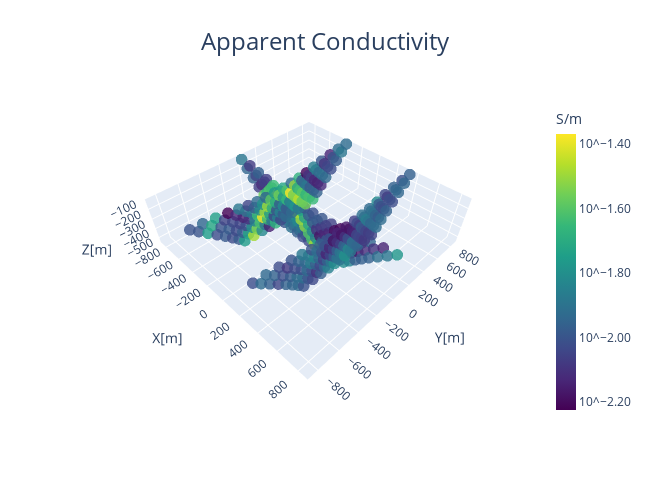

Here is the notebook cell this chart was saved with:
### Markdown cell above
### load the data and setup simulation

### Code cell
import os
import numpy as np
import matplotlib as mpl
import matplotlib.pyplot as plt
import tarfile

from discretize import TreeMesh
from discretize.utils import refine_tree_xyz, active_from_xyz

from SimPEG.utils import model_builder
from SimPEG.utils.io_utils.io_utils_electromagnetics import read_dcip_xyz
from SimPEG import (
    data,
    maps,
    data_misfit,
    regularization,
    optimization,
    inverse_problem,
    inversion,
    directives,
    utils,
)
from SimPEG.electromagnetics.static import resistivity as dc
from SimPEG.electromagnetics.static.utils.static_utils import (
    apparent_resistivity_from_voltage,
)

# To plot DC/IP data in 3D, the user must have the plotly package
try:
    import plotly
    from SimPEG.electromagnetics.static.utils.static_utils import plot_3d_pseudosection

    has_plotly = True
except ImportError:
    has_plotly = False
    pass

try:
    from pymatsolver import Pardiso as Solver
except ImportError:
    from SimPEG import SolverLU as Solver

mpl.rcParams.update({"font.size": 16})

# sphinx_gallery_thumbnail_number = 3

# storage bucket where we have the data
data_source = "https://storage.googleapis.com/simpeg/doc-assets/dcr3d.tar.gz"

# download the data
downloaded_data = utils.download(data_source, overwrite=True)

# unzip the tarfile
tar = tarfile.open(downloaded_data, "r")
tar.extractall()
tar.close()

# path to the directory containing our data
dir_path = downloaded_data.split(".")[0] + os.path.sep

# files to work with
topo_filename = dir_path + "topo_xyz.txt"
dc_data_filename = dir_path + "dc_data.xyz"

topo_xyz = np.loadtxt(str(topo_filename))

dc_data = read_dcip_xyz(
    dc_data_filename,
    "volt",
    data_header="V/A",
    uncertainties_header="UNCERT",
    is_surface_data=False,
)

# Convert predicted data to apparent conductivities
apparent_conductivity = 1 / apparent_resistivity_from_voltage(
    dc_data.survey,
    dc_data.dobs,
)

if has_plotly:
    fig = plot_3d_pseudosection(
        dc_data.survey,
        apparent_conductivity,
        scale="log",
        units="S/m",
        plane_distance=15,
    )

    fig.update_layout(
        title_text="Apparent Conductivity",
        title_x=0.5,
        title_font_size=24,
        width=650,
        height=500,
        scene_camera=dict(
            center=dict(x=0, y=0, z=-0.4), eye=dict(x=1.5, y=-1.5, z=1.8)
        ),
    )

    plotly.io.show(fig)

else:
    print("INSTALL 'PLOTLY' TO VISUALIZE 3D PSEUDOSECTIONS")

dc_data.standard_deviation = 0.1 * np.abs(dc_data.dobs)

dh = 25.0  # base cell width
dom_width_x = 6000.0  # domain width x
dom_width_y = 6000.0  # domain width y
dom_width_z = 4000.0  # domain width z
nbcx = 2 ** int(np.round(np.log(dom_width_x / dh) / np.log(2.0)))  # num. base cells x
nbcy = 2 ** int(np.round(np.log(dom_width_y / dh) / np.log(2.0)))  # num. base cells y
nbcz = 2 ** int(np.round(np.log(dom_width_z / dh) / np.log(2.0)))  # num. base cells z

# Define the base mesh
hx = [(dh, nbcx)]
hy = [(dh, nbcy)]
hz = [(dh, nbcz)]
mesh = TreeMesh([hx, hy, hz], x0="CCN")

# Mesh refinement based on topography
k = np.sqrt(np.sum(topo_xyz[:, 0:2] ** 2, axis=1)) < 1200
mesh = refine_tree_xyz(
    mesh, topo_xyz[k, :], octree_levels=[0, 6, 8], method="surface", finalize=False
)

# Mesh refinement near sources and receivers.
electrode_locations = np.r_[
    dc_data.survey.locations_a,
    dc_data.survey.locations_b,
    dc_data.survey.locations_m,
    dc_data.survey.locations_n,
]
unique_locations = np.unique(electrode_locations, axis=0)
mesh = refine_tree_xyz(
    mesh, unique_locations, octree_levels=[4, 6, 4], method="radial", finalize=False
)

# Finalize the mesh
mesh.finalize()

# Find cells that lie below surface topography
ind_active = active_from_xyz(mesh, topo_xyz)

# Extract survey from data object
dc_survey = dc_data.survey

# Shift electrodes to the surface of discretized topography
dc_survey.drape_electrodes_on_topography(mesh, ind_active, option="top")

# Reset survey in data object
dc_data.survey = dc_survey

# Define conductivity model in S/m (or resistivity model in Ohm m)
air_conductivity = np.log(1e-8)
background_conductivity = np.log(1e-2)

# Define the mapping from active cells to the entire domain
active_map = maps.InjectActiveCells(mesh, ind_active, np.exp(air_conductivity))
nC = int(ind_active.sum())

# Define the mapping from the model to the conductivity of the entire domain
conductivity_map = active_map * maps.ExpMap()

# Define starting model
starting_conductivity_model = background_conductivity * np.ones(nC)

dc_simulation = dc.simulation.Simulation3DNodal(
    mesh, survey=dc_survey, sigmaMap=conductivity_map, solver=Solver, storeJ=True
)

### Figure 1 — Plotly figure (JSON) as saved in the notebook; plotly's stock layout.template omitted (floating-point values rounded to 4 significant figures; data arrays with more than 128 entries replaced by an {"elided": "..."} marker saying what was removed)
{"data": [{"customdata": {"elided": "348 float values"}, "hovertemplate": "x: %{x:.2f}<br>y: %{y:.2f}<br>z: %{z:.2f}<br>value: %{customdata:.3e} S/m", "marker": {"cmax": -1.369, "cmin": -2.224, "color": {"elided": "348 float values"}, "colorbar": {"thickness": 20, "tickformat": ".2f", "tickprefix": "10^", "title": {"text": "S/m"}}, "colorscale": [[0, "#440154"], [0.1111, "#482878"], [0.2222, "#3e4989"], [0.3333, "#31688e"], [0.4444, "#26828e"], [0.5556, "#1f9e89"], [0.6667, "#35b779"], [0.7778, "#6ece58"], [0.8889, "#b5de2b"], [1, "#fde725"]], "opacity": 0.8, "size": 4}, "mode": "markers", "name": "", "type": "scatter3d", "x": {"elided": "348 float values"}, "y": {"elided": "348 float values"}, "z": {"elided": "348 float values"}}], "layout": {"height": 500, "scene": {"camera": {"center": {"x": 0, "y": 0, "z": -0.4}, "eye": {"x": 1.5, "y": -1.5, "z": 1.8}}, "xaxis": {"title": {"text": "X[m]"}}, "yaxis": {"title": {"text": "Y[m]"}}, "zaxis": {"title": {"text": "Z[m]"}}}, "title": {"font": {"size": 24}, "text": "Apparent Conductivity", "x": 0.5}, "width": 650}}
